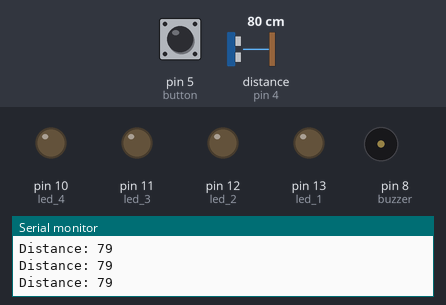
The sketch below on a simulated Arduino Uno, built with avr-gcc and run on an emulated ATmega328P. On the bench: output pins drawn as LEDs (lit = HIGH), buzzer (waves = sounding), the last lines printed to the serial monitor. Wiring (inferred from the names in the program): ultrasonic range finder: trigger pin 2; echo pin 4. The inputs (shaded band) are chosen by the test bench; at power-on: distance to the obstacle (sensor on pin 4) 80 cm, pin 5 (button) LOW. The echo pulse lasts 58.3 µs per cm; pins used as bus, display or sensor lines are not drawn.

Above: at 1.2 s.
1.3 s: distance to the obstacle (sensor on pin 4) set to 69 cm
2.8 s: distance to the obstacle (sensor on pin 4) set to 59 cm
At 3.1 s:
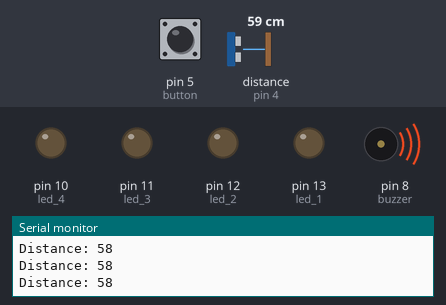
4.3 s: distance to the obstacle (sensor on pin 4) set to 2 cm
At 5.5 s:
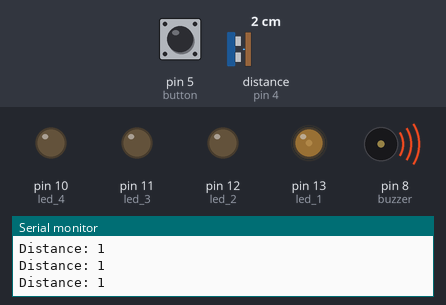
5.8 s: pin 5 (button) pulled HIGH for 0.15 s
At 7.0 s:
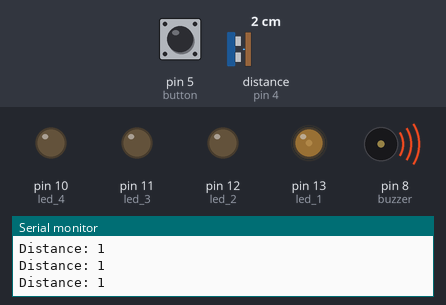
7.4 s: distance to the obstacle (sensor on pin 4) set to 7 cm
At 8.0 s:
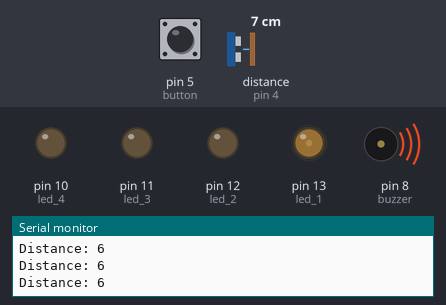
8.9 s: distance to the obstacle (sensor on pin 4) set to 10 cm
At 10.2 s:
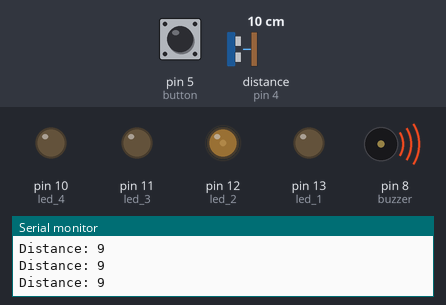
Timing chart, 0 to 11.4 s (numbered marks = the images above; inputs shaded):
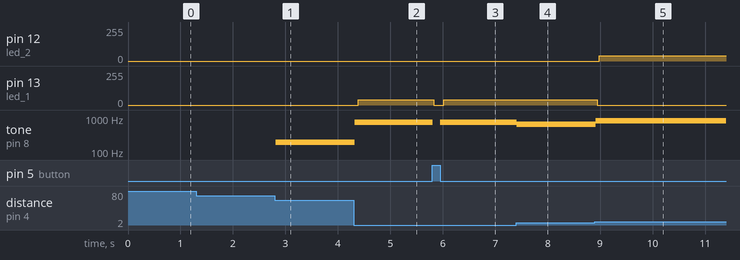

Measured:
- the behaviour switches between 64 and 63 cm on distance to the obstacle (sensor on pin 4) (found by bisection; images 0 and 1)
- after the input at 2.8 s, tone on pin 8 (buzzer): silent → 194 Hz at once
- after the input at 4.3 s, pin 13 (led_1): 0/255 → 39/255 after 0.09 s; tone on pin 8 (buzzer): 194 Hz → 740 Hz at once
- after the input at 5.8 s, pin 13 (led_1): 39/255 → 0/255 at once, → 39/255 0.20 s later; tone on pin 8 (buzzer): 740 Hz → silent at once, → 740 Hz 0.15 s later
- after the input at 7.4 s, tone on pin 8 (buzzer): 740 Hz → 659 Hz at once
- after the input at 8.9 s, pin 12 (led_2): 0/255 → 39/255 after 0.08 s; pin 13 (led_1): 39/255 → 0/255 at once; tone on pin 8 (buzzer): 659 Hz → 831 Hz at once

The sketch:

April6.ino
```cpp
#include "pitches.h"
int melody[] = {
  NOTE_FS5, NOTE_FS5, NOTE_D5, NOTE_B4, NOTE_B4, NOTE_E5,
  NOTE_E5, NOTE_E5, NOTE_GS5, NOTE_GS5, NOTE_A5, NOTE_B5,
  NOTE_A5, NOTE_A5, NOTE_A5, NOTE_E5, NOTE_D5, NOTE_FS5,
  NOTE_FS5, NOTE_FS5, NOTE_E5, NOTE_E5, NOTE_FS5, NOTE_E5
}; //array of notes


const int led_1 = 13;
const int led_2 = 12;
const int led_3 = 11;
const int led_4 = 10;
const int button = 5;

const int trigPin = 2;
const int echoPin = 4;

const int buzzer = 8;

long duration;
int distance;
int durations[] = { //array of different durations that correspond to the notes
  8, 8, 8, 4, 4, 4,
  4, 5, 8, 8, 8, 8,
  8, 8, 8, 4, 4, 4,
  4, 5, 8, 8, 8, 8
};

int leds[] = {13, 12, 11, 10};

int songLength = sizeof(melody) / sizeof(melody[0]);
void setup() {
  // put your setup code here, to run once:
  pinMode(led_1, OUTPUT);
  pinMode(led_2, OUTPUT);
  pinMode(led_3, OUTPUT);
  pinMode(led_4, OUTPUT);
  pinMode(button, INPUT);

  pinMode(trigPin, OUTPUT); // Sets the trigPin as an Output
  pinMode(echoPin, INPUT);// Sets the echoPin as an Input
  pinMode(buzzer, OUTPUT);

  Serial.begin(9600);


}

void loop() {

  //turn all LEDs off
  digitalWrite(led_1, LOW);
  digitalWrite(led_2, LOW);
  digitalWrite(led_3, LOW);
  digitalWrite(led_4, LOW);
  // Clears the trigPin
  digitalWrite(trigPin, LOW);
  delayMicroseconds(2);
  // Sets the trigPin on HIGH state for 10 micro seconds
  digitalWrite(trigPin, HIGH);
  delayMicroseconds(10);
  digitalWrite(trigPin, LOW);
  // Reads the echoPin, returns the sound wave travel time in microseconds
  duration = pulseIn(echoPin, HIGH);
  // Calculating the distance
  distance = duration * 0.034 / 2;
  // Prints the distance on the Serial Monitor
  Serial.print("Distance: ");
  Serial.println(distance);
  // put your main code h++++7ere, to run repeatedly:
  int y = map(distance, 1, 20, 0, 23);
  int z = map(distance, 1, 20, 0, 3);
  int buttonState = digitalRead(button);

  // check if the pushbutton is pressed. If it is, the buttonState is HIGH:
  if (buttonState == HIGH) {
    // pause the tone
    noTone(buzzer);
  }
  else {
    //play the tone from the array
    int duration_tone = 1000 / durations[y];
    tone(buzzer, melody[y], duration_tone);
    delay(1);

    digitalWrite(leds[z], HIGH); //turn on the corresponding LED
    delay(2);

  }


}
```
